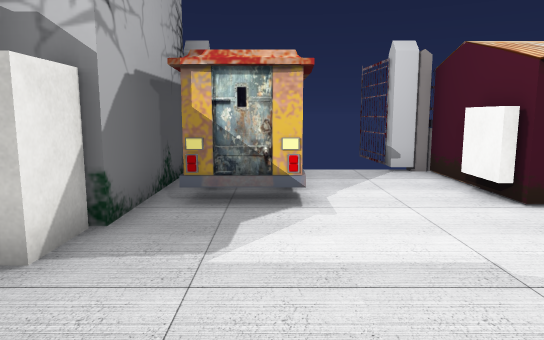
[1] (above)

12 first-person views from a walk through a scene from a Unity 3-D project. The camera is 1.5 m above the floor, tilts 8° down and sees 70° across. The floor is counted in squares, 1 m on a side. Each view is taken from the middle of a square. On the plan, view 1 faces up. The plan holds only what a view shows up to about 17 squares ahead; the rest is blank. Some surface patterns are stand-ins.

[2]
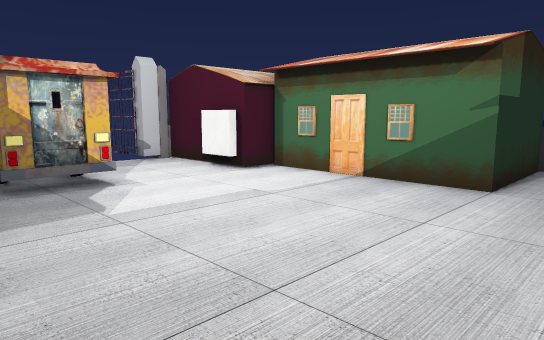

[3]
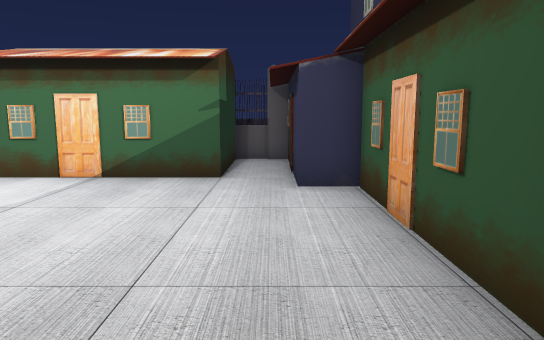

[4]
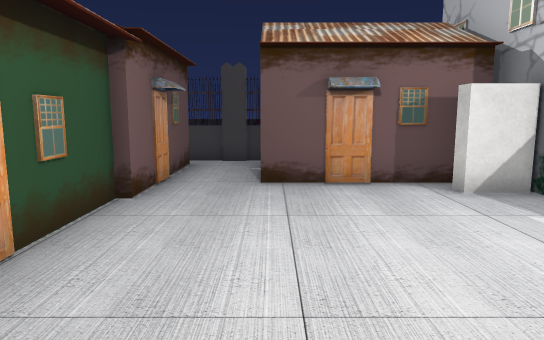

[5]
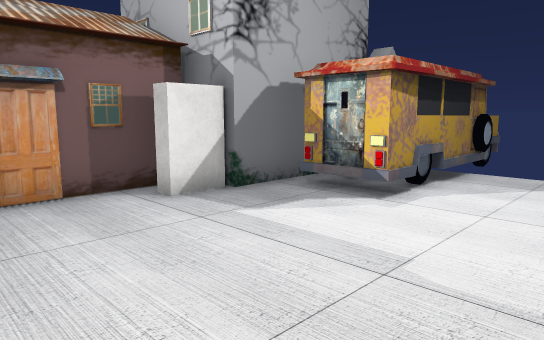

[6]
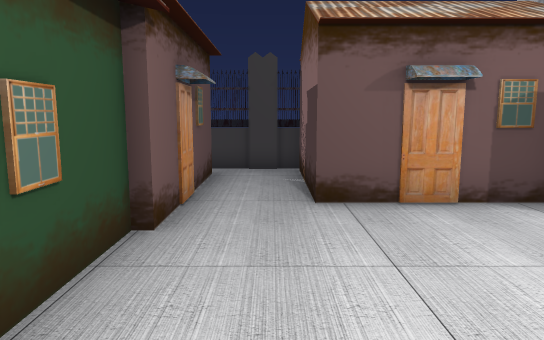

[7]
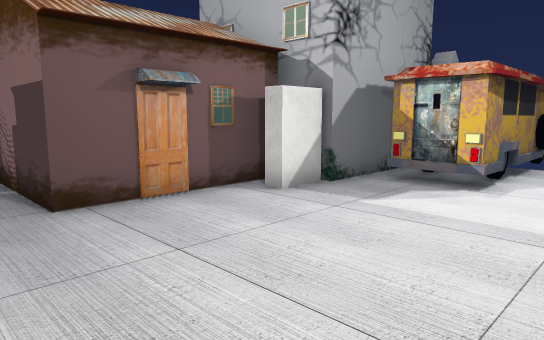

[8]
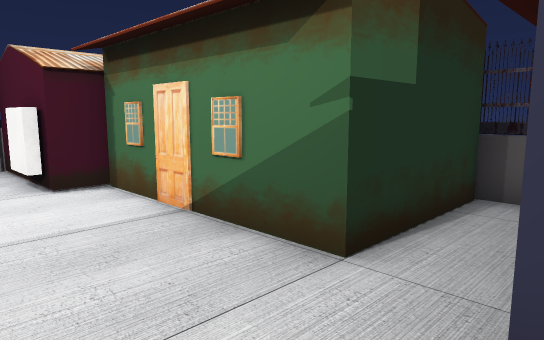

[9]
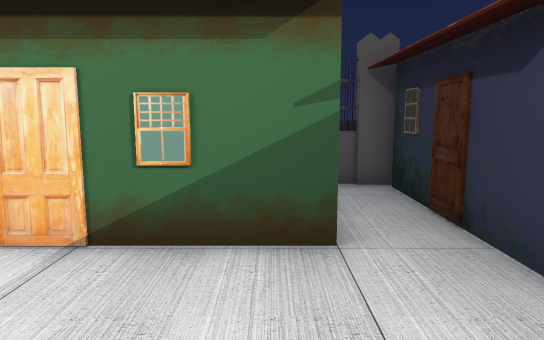

[10]
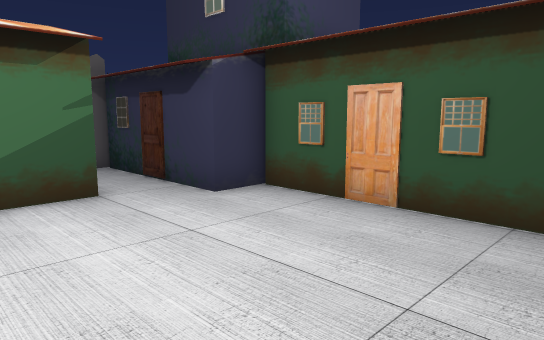

[11]
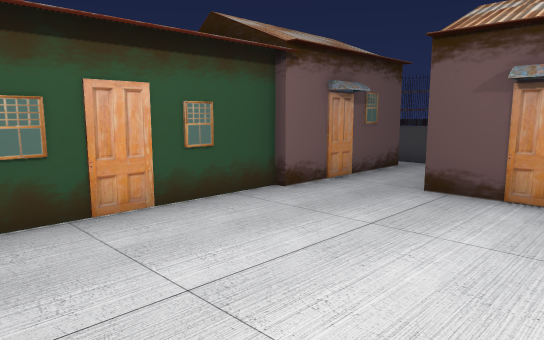

[12]
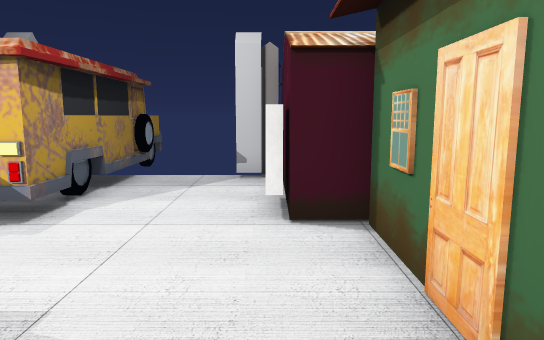

### Floor plan
Key: @ floor where view 1 was taken; # wall or solid block; x gap in a wall; . floor; O other object.
Columns run from 8 left of view 1 to 10 right of it. Each row starts with its distance up from view 1.
 13         OO
 12         OO
 11         OO x#
 10       # O...O
  9       O O...OOOO
  8       O O...#OOO
  7       OOO...#OO
  6       O......O
  5   OOO#.......OOO
  4   OOO#.......OOO
  3   OOO........OOO
  2   OOO........OOO
  1   OOO........OOO
  0 #OOOO...@.....OOOO#
 -1 #................##
 -2 #...........OOOOOO
 -3 #OOOOOOOOOOOO
 -4  OOOOOO      OOOOO
 -5  OOOOOO

Positions as (right, up) in squares from view 1, and headings:
1: (0, 0), facing up
2: (-3, -2), facing up-right
3: (-4, -1), facing right
4: (5, 0), facing left
5: (4, 0), facing up-left
6: (3, -1), facing left
7: (3, -2), facing up-left
8: (2, -2), facing up-right
9: (1, 1), facing right
10: (-2, 3), facing down-right
11: (4, 3), facing down-left
12: (4, 1), facing up
